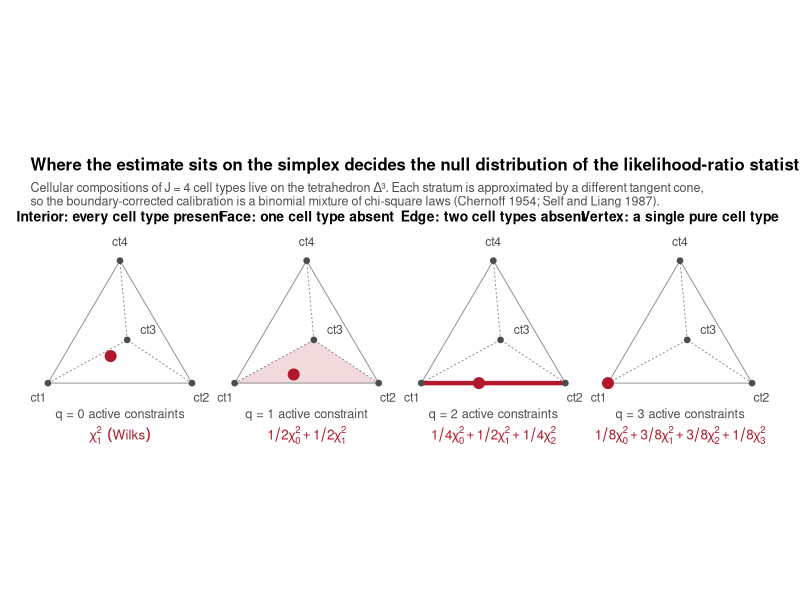

Reproduce this figure in R.
#!/usr/bin/env Rscript
# Illustration of the four strata of the 3-simplex (J = 4 cell types) and
# the tangent cone that governs the null distribution of the DeCovarT
# likelihood-ratio statistic on each of them.
#
# Usage (from the repository root):
#   Rscript scripts/theory_illustrations/fig_01_2_simplex_boundary.R
#
# Output: vignettes/figures/simplex_boundary_tangent_cones.png

library(ggplot2)

output_path <- file.path(
  "vignettes",
  "figures",
  "simplex_boundary_tangent_cones.png"
)
dir.create(dirname(output_path), recursive = TRUE, showWarnings = FALSE)

# Vertex positions for a tetrahedron seen from outside: ct1, ct2 and ct4
# form the visible hull and ct3 is the far vertex, so the three edges
# incident to it read as receding. The barycentric embedding
# p -> sum_j p_j v_j is affine, hence maps the simplex onto that hull.
tetrahedron <- rbind(
  ct1 = c(-1.00, -0.58),
  ct2 = c(1.00, -0.58),
  ct3 = c(0.10, 0.02),
  ct4 = c(0.00, 1.12)
)

embed <- function(p) {
  coords <- drop(matrix(p, nrow = 1L) %*% tetrahedron)
  data.frame(x = coords[[1L]], y = coords[[2L]])
}

vertices <- data.frame(
  x = tetrahedron[, 1L],
  y = tetrahedron[, 2L],
  celltype = rownames(tetrahedron),
  # Nudge labels away from the hull centroid.
  label_x = tetrahedron[, 1L] * 1.13 + c(0, 0, 0.28, 0),
  label_y = tetrahedron[, 2L] * 1.13 + c(-0.12, -0.12, 0.14, 0.12),
  stringsAsFactors = FALSE
)

edge_pairs <- utils::combn(4L, 2L)
edges <- do.call(
  rbind,
  lapply(seq_len(ncol(edge_pairs)), function(k) {
    from <- vertices[edge_pairs[1L, k], c("x", "y")]
    to <- vertices[edge_pairs[2L, k], c("x", "y")]
    data.frame(
      x = from$x,
      y = from$y,
      xend = to$x,
      yend = to$y,
      # Edges touching the far vertex ct3 are drawn as hidden lines.
      hidden = 3L %in% edge_pairs[, k]
    )
  })
)

# One panel per stratum: q counts the constraints active on the boundary.
strata <- list(
  list(
    label = "Interior: every cell type present",
    p = c(0.40, 0.25, 0.20, 0.15),
    q = 0L,
    highlight = NULL
  ),
  list(
    label = "Face: one cell type absent",
    p = c(0.50, 0.30, 0.20, 0.00),
    q = 1L,
    highlight = c(1L, 2L, 3L)
  ),
  list(
    label = "Edge: two cell types absent",
    p = c(0.60, 0.40, 0.00, 0.00),
    q = 2L,
    highlight = c(1L, 2L)
  ),
  list(
    label = "Vertex: a single pure cell type",
    p = c(1.00, 0.00, 0.00, 0.00),
    q = 3L,
    highlight = 1L
  )
)

mixture_label <- function(q) {
  if (q == 0L) {
    return("chi[1]^2~~(Wilks)")
  }
  weights <- stats::dbinom(0:q, size = q, prob = 0.5)
  terms <- sprintf(
    "%s*chi[%d]^2",
    MASS::fractions(weights),
    0:q
  )
  paste(terms, collapse = " + ")
}

panel_levels <- vapply(strata, function(s) s$label, character(1))

panel_frame <- function(component) {
  do.call(
    rbind,
    lapply(strata, function(s) {
      value <- component(s)
      if (is.null(value) || nrow(value) == 0L) {
        return(NULL)
      }
      value$panel <- factor(s$label, levels = panel_levels)
      value
    })
  )
}

edges_all <- panel_frame(function(s) edges)
vertices_all <- panel_frame(function(s) vertices)

points_all <- panel_frame(function(s) {
  out <- embed(s$p)
  out$q <- s$q
  out
})

# Shade the active face (q = 1) or thicken the active edge / vertex.
faces_all <- panel_frame(function(s) {
  if (is.null(s$highlight) || length(s$highlight) != 3L) {
    return(NULL)
  }
  vertices[s$highlight, c("x", "y")]
})

active_edges_all <- panel_frame(function(s) {
  if (is.null(s$highlight) || length(s$highlight) != 2L) {
    return(NULL)
  }
  from <- vertices[s$highlight[[1L]], c("x", "y")]
  to <- vertices[s$highlight[[2L]], c("x", "y")]
  data.frame(x = from$x, y = from$y, xend = to$x, yend = to$y)
})

captions_all <- panel_frame(function(s) {
  data.frame(
    x = 0,
    y = min(vertices$y) - 0.42,
    text = sprintf(
      "q = %d active constraint%s",
      s$q,
      if (s$q == 1L) "" else "s"
    )
  )
})

mixtures_all <- panel_frame(function(s) {
  data.frame(
    x = 0,
    y = min(vertices$y) - 0.72,
    text = mixture_label(s$q)
  )
})

highlight_colour <- "#B2182B"
context_colour <- "#4D4D4D"

plot_object <- ggplot() +
  geom_polygon(
    data = faces_all,
    aes(x = .data$x, y = .data$y),
    fill = highlight_colour,
    alpha = 0.16
  ) +
  geom_segment(
    data = edges_all,
    aes(
      x = .data$x,
      y = .data$y,
      xend = .data$xend,
      yend = .data$yend,
      linetype = .data$hidden
    ),
    colour = context_colour,
    linewidth = 0.35,
    alpha = 0.6
  ) +
  scale_linetype_manual(values = c(`FALSE` = "solid", `TRUE` = "22")) +
  geom_segment(
    data = active_edges_all,
    aes(x = .data$x, y = .data$y, xend = .data$xend, yend = .data$yend),
    colour = highlight_colour,
    linewidth = 1.5
  ) +
  geom_point(
    data = vertices_all,
    aes(x = .data$x, y = .data$y),
    colour = context_colour,
    size = 1.6
  ) +
  geom_text(
    data = vertices_all,
    aes(x = .data$label_x, y = .data$label_y, label = .data$celltype),
    colour = context_colour,
    size = 3.1
  ) +
  geom_point(
    data = points_all,
    aes(x = .data$x, y = .data$y),
    colour = highlight_colour,
    size = 3.4
  ) +
  geom_text(
    data = captions_all,
    aes(x = .data$x, y = .data$y, label = .data$text),
    size = 3.2,
    colour = context_colour
  ) +
  geom_text(
    data = mixtures_all,
    aes(x = .data$x, y = .data$y, label = .data$text),
    parse = TRUE,
    size = 3.4,
    colour = highlight_colour
  ) +
  facet_wrap(~panel, nrow = 1L) +
  coord_equal(clip = "off") +
  labs(
    title = paste(
      "Where the estimate sits on the simplex decides the null",
      "distribution of the likelihood-ratio statistic"
    ),
    subtitle = paste(
      "Cellular compositions of J = 4 cell types live on the tetrahedron",
      "\u0394\u00b3. Each stratum is approximated by a different tangent",
      "cone,\nso the boundary-corrected calibration is a binomial mixture",
      "of chi-square laws (Chernoff 1954; Self and Liang 1987)."
    )
  ) +
  theme_void(base_size = 11) +
  guides(linetype = "none") +
  theme(
    plot.title = element_text(hjust = 0, face = "bold", size = 12),
    plot.subtitle = element_text(hjust = 0, size = 9, colour = context_colour),
    strip.text = element_text(size = 10, face = "bold", margin = margin(b = 6)),
    plot.margin = margin(12, 22, 16, 22)
  )

ggsave(
  filename = output_path,
  plot = plot_object,
  width = 12.4,
  height = 4.3,
  dpi = 300,
  bg = "white"
)

message("Wrote ", normalizePath(output_path))
